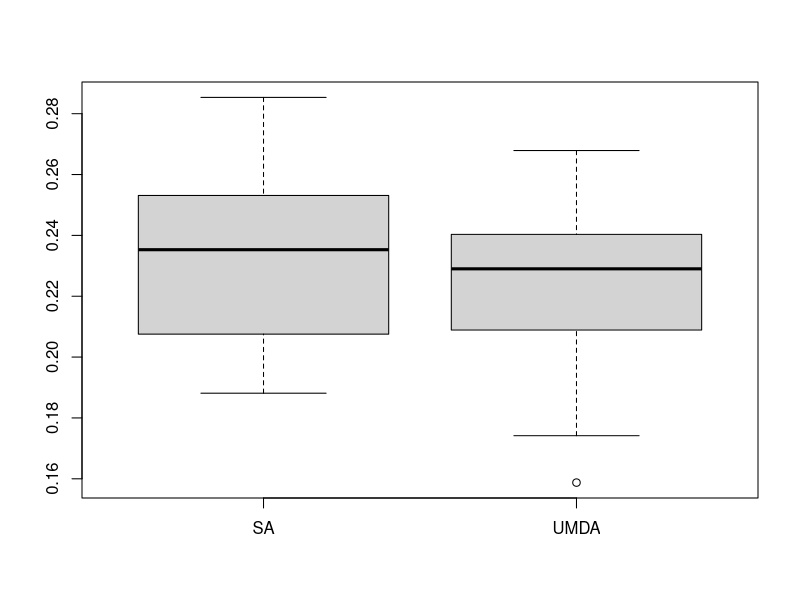
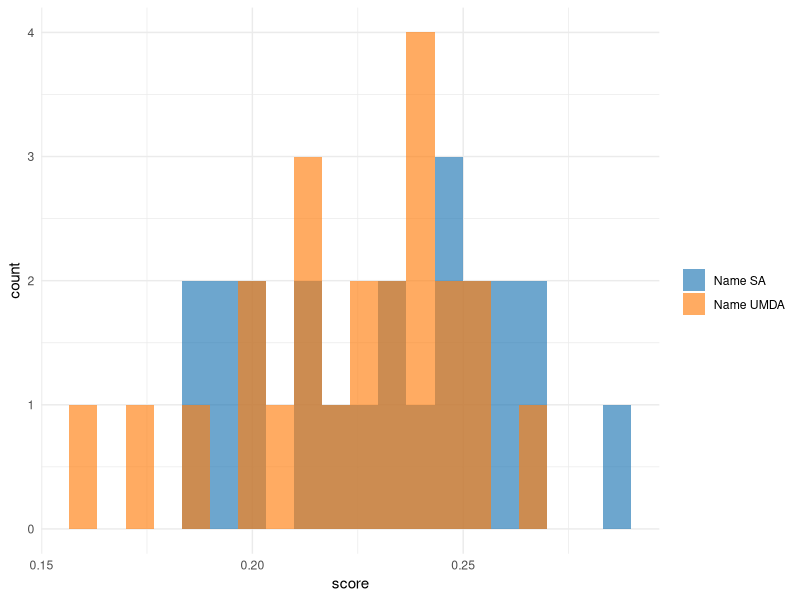

The R source for these figures, in order: (Note: this script raises an error after producing the figures.)
library(ggplot2)
library(gridExtra)

setwd("C:/Users/USR/OneDrive/Documentos/3. Urtea/BH/CDP")


SA <- c(0.1997948193128971,0.24525373700770237,0.19469231683455862,0.26355390276465585,0.24627736673814582,0.23153196544153273,0.22517815442665715,0.24031023973483817,0.2590805614556275,0.26869602166355366,0.23528781791984812,0.2193232482566848,0.21205903031642725,0.2561275966289972,0.25726822582716236,0.28535310793902274,0.19654257323912333,0.2030258698309242,0.1898596530495626,0.24388211478927224,0.25011969708390774,0.18812662733696417,0.21358349176047817)
UMDA <- c(0.22032583658087787,0.2521226385645969,0.24583233714221325,0.21461012740610025,0.24116438209405616,0.22901416464306917,0.18334483288576026,0.2395014173275441,0.21128219392962366,0.2014130807254707,0.25214367997084725,0.2386539804714169,0.17415852487564373,0.23819291932786502,0.15874758312858428,0.23178099395286939,0.2477256783310049,0.2678895114987046,0.20650625715928067,0.21136905717081106,0.23559172365188175,0.2011467103957958,0.22613503742518548)


if (length(SA) != length(UMDA))
{
  stop("length(SA) != length(UMDA)")
}

n <- length(SA)




# BOXPLOT
pdf("hipotesi1_boxplot.pdf")
boxplot(SA, UMDA, names = c("SA", "UMDA"))
dev.off()



# SIGN TEST (FOR PROBABILITY OF "SA" > "UMDA" or "UMDA" > "SA")

# Measure the number of 'non ties'
n_without_ties <- sum(sign(SA - UMDA) != 0)

# Measure the number of success
n_success <- sum(sign(SA - UMDA) == 1)

binom.test(n_success, n_without_ties, alternative = "two.sided")



# HISTOGRAM
nbins = 20

dataHist <- data.frame(
  value=c(SA,UMDA),
  type=c(rep("Name SA", length(SA)), rep("Name UMDA",  length(UMDA)))
)

fig <- ggplot(data=dataHist, aes(x=value, fill=type)) +
  geom_histogram(alpha=0.65, position = 'identity', bins = nbins) +
  scale_fill_manual(values=c("#1f77b4", "#ff7f0e")) +
  ggplot2::xlab('score') +
  ggplot2::ylab('count') +
  ggplot2::theme_minimal() +
  labs(fill="")
ggsave("hipotesia1_histogram.pdf", plot=fig,  width = 4, height = 2, device="pdf")


# CUMULATIVE DIFFERENCE PLOT

is_minimization <- FALSE
cumulative_difference_plot(SA, UMDA,
                           isMinimizationProblem = is_minimization,
                           labelA = "Name SA", labelB = "Name UMDA", ignoreMinimumLengthCheck = TRUE)